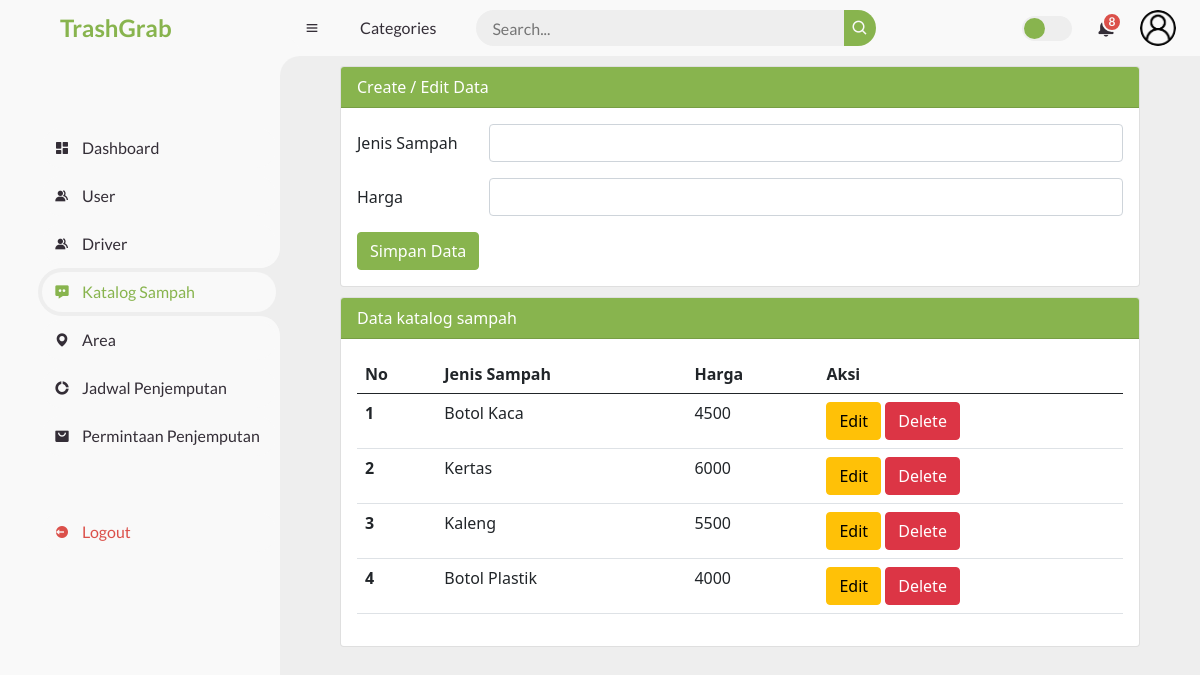
The page /function_katalog.php (signed in) on the database its author committed.
### tables this page shows
CREATE TABLE `katalog_sampah` (
  `id_sampah` int(11) NOT NULL,
  `jenis_sampah` varchar(255) DEFAULT NULL,
  `photo` varchar(150) NOT NULL,
  `harga` int(200) NOT NULL,
  `img` varchar(150) NOT NULL
);

### function_katalog.php (the view, shortened to what this page needs)
<?php
if(isset($_SESSION['role'])) {
    $role = $_SESSION['role'];
} else {
    $role = "Role Not Set";
}
?>
<?php
include 'koneksi.php';
include 'sidebar.php';
include 'navbar.php';
$jenis_sampah     = "";
$harga       = "";
?>
<!DOCTYPE html>
<html lang="en">
<head>
    <link href="https://cdn.jsdelivr.net/npm/bootstrap@5.0.0-beta2/dist/css/bootstrap.min.css" rel="stylesheet">
	<link href='https://unpkg.com/boxicons@2.0.9/css/boxicons.min.css' rel='stylesheet'>
	<link rel="stylesheet" href="style.css">
</head>
<body>
    <div class="mx-auto">
        <?php if($role != "Member"): ?>
        <div class="card">
            <div class="card-header text-white">
                Create / Edit Data
            </div>
            <div class="card-body">
                <form action="" method="POST">
                    <div class="mb-3 row">
                        <label for="jenis_sampah" class="col-sm-2 col-form-label">Jenis Sampah</label>
                        <div class="col-sm-10">
                            <input type="text" class="form-control" id="jenis_sampah" name="jenis_sampah" value="<?php echo $jenis_sampah ?>">
                        </div>
                    </div>
                    <div class="mb-3 row">
                        <label for="harga" class="col-sm-2 col-form-label">Harga</label>
                        <div class="col-sm-10">
                            <input type="number" class="form-control" id="harga" name="harga" value="<?php echo $harga ?>">
                        </div>
                    </div>
                    <div class="col-12">
                        <input type="submit" name="simpan" value="Simpan Data" class="btn btn-primary" />
                    </div>
                </form>
            </div>
        </div>
        <?php endif; ?>
        <div class="card">
            <div class="card-header text-white">
                Data katalog sampah
            </div>
            <div class="card-body">
                <table class="table">
                    <thead>
                        <tr>
                            <th scope="col">No</th>
                            <th scope="col">Jenis Sampah</th>
                            <th scope="col">Harga</th>
                            <?php if($role != "Member"): ?><th scope="col">Aksi</th><?php endif; ?>
                        </tr>
                    </thead>
                    <tbody>
                        <?php
                        $sql2   = "select * from katalog_sampah order by id_sampah desc";
                        $q2     = mysqli_query($koneksi, $sql2);
                        $urut   = 1;
                        while ($r2 = mysqli_fetch_array($q2)) {
                            $id_sampah         = $r2['id_sampah'];
                            $jenis_sampah   = $r2['jenis_sampah'];
                            $harga        = $r2['harga'];
                        ?>
                            <tr>
                                <th scope="row"><?php echo $urut++ ?></th>
                                <td scope="row"><?php echo $jenis_sampah ?></td>
                                <td scope="row"><?php echo $harga ?></td>
                                <?php if($role != "Member"): ?>
                                <td scope="row">
                                    <a href="function_katalog.php?op=edit&id_sampah=<?php echo $id_sampah ?>"><button type="button" class="btn btn-warning">Edit</button></a>
                                    <a href="function_katalog.php?op=delete&id_sampah=<?php echo $id_sampah?>" onclick="return confirm('Yakin mau delete data?')"><button type="button" class="btn btn-danger">Delete</button></a>
                                </td>
                                <?php endif; ?>
                            </tr>
                        <?php
                        }
                        ?>
                    </tbody>
                </table>
            </div>
        </div>
    </div>
</body>
</html>

### style.css (style rules this page uses)
* { margin: 0; padding: 0; box-sizing: border-box; }
a { text-decoration: none; }
:root { --poppins: 'Poppins', sans-serif; --lato: 'Lato', sans-serif; --light: #F9F9F9; --blue: #88B44E; --light-blue: #CFE8FF; --grey: #eee; --dark-grey: #AAAAAA; --dark: #342E37; --red: #DB504A; --yellow: #FFCE26; --light-yellow: #FFF2C6; --orange: #FD7238; --light-orange: #FFE0D3; }
html { overflow-x: hidden; }
body { background: var(--grey); overflow-x: hidden; }
.btn-primary { background-color: #88B44E; outline-color: #eee; border-color: #88B44E; }
.card-header { background-color: #88B44E; }

### function_katalog.php (style rules this page uses)
.mx-auto { width: 800px }
.card { margin-top: 10px; }

### rows shown on the page
katalog_sampah: jenis_sampah "Botol Kaca", harga "4500"
katalog_sampah: jenis_sampah "Kertas", harga "6000"
katalog_sampah: jenis_sampah "Kaleng", harga "5500"
katalog_sampah: jenis_sampah "Botol Plastik", harga "4000"
